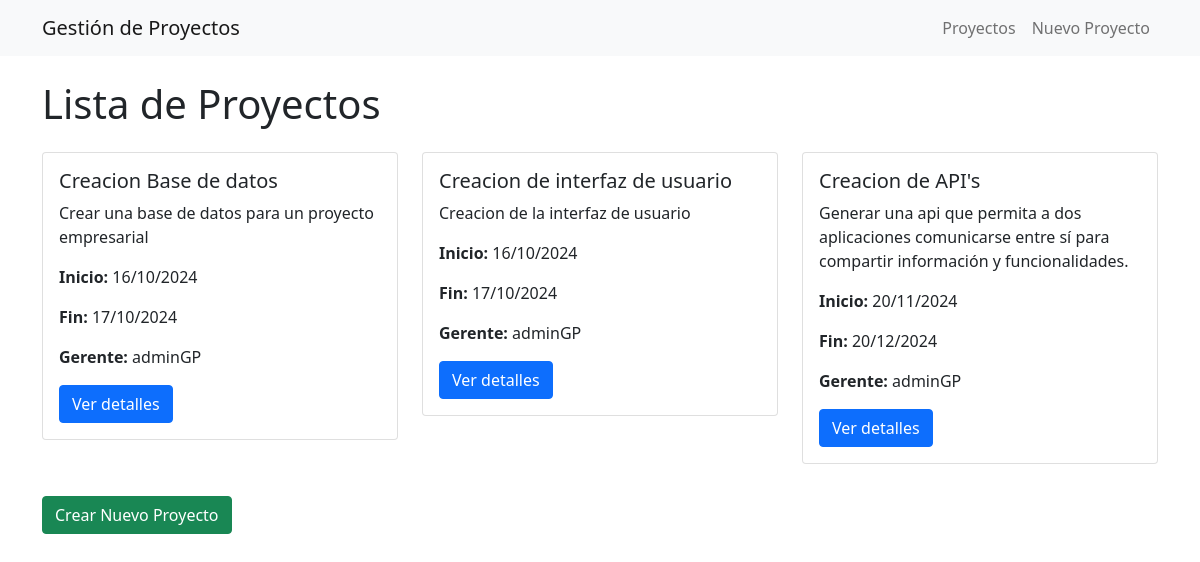
Page /proyectos/ (signed in) on the earlier database version.
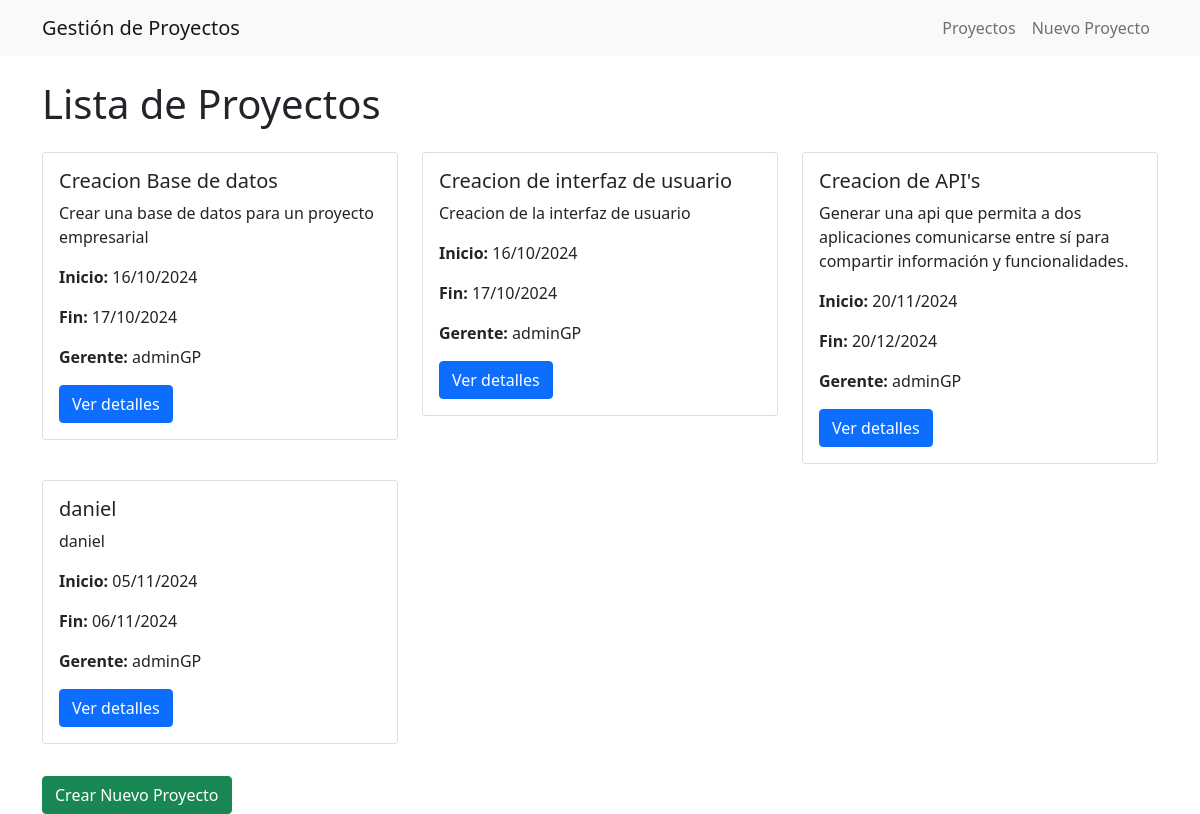
Same page on the later database version.
### proyectos/models.py (models this page shows, shortened)
class Proyecto(models.Model):
    nombre = models.CharField(max_length=200)
    descripcion = models.TextField()
    fecha_inicio = models.DateField()
    fecha_fin = models.DateField()
    gerente = models.ForeignKey(User, on_delete=models.CASCADE, related_name='proyectos_gestionados')

### proyectos/views.py (the view)
# urls.py: path('', views.lista_proyectos, name='lista_proyectos'),
@csrf_protect
@login_required
def lista_proyectos(request):
    proyectos = Proyecto.objects.all()
    return render(request, 'proyectos/lista_proyectos.html', {'proyectos': proyectos})

### proyectos/templates/proyectos/lista_proyectos.html (shortened to what this page needs)
{% extends 'base.html' %}
{% block content %}
<h1 class="mb-4">Lista de Proyectos</h1>
{% if proyectos %}
    <div class="row">
    {% for proyecto in proyectos %}
        <div class="col-md-4 mb-3">
            <div class="card">
                <div class="card-body">
                    <h5 class="card-title">{{ proyecto.nombre }}</h5>
                    <p class="card-text">{{ proyecto.descripcion|truncatewords:20 }}</p>
                    <p><strong>Inicio:</strong> {{ proyecto.fecha_inicio|date:"d/m/Y" }}</p>
                    <p><strong>Fin:</strong> {{ proyecto.fecha_fin|date:"d/m/Y" }}</p>
                    <p><strong>Gerente:</strong> {{ proyecto.gerente.username }}</p>
                    <a href="#" class="btn btn-primary">Ver detalles</a>
                </div>
            </div>
        </div>
    {% endfor %}
    </div>
{% else %}
    <p>No hay proyectos disponibles.</p>
{% endif %}
<a href="{% url 'proyectos:crear_proyecto' %}" class="btn btn-success mt-3">Crear Nuevo Proyecto</a>
{% endblock %}

### templates/base.html (shortened to what this page needs)
<!DOCTYPE html>
<html lang="es">
<head>
    <link href="https://cdn.jsdelivr.net/npm/bootstrap@5.1.3/dist/css/bootstrap.min.css" rel="stylesheet">
</head>
<body>
    <nav class="navbar navbar-expand-lg navbar-light bg-light">
        <div class="container">
            <a class="navbar-brand" href="{% url 'proyectos:lista_proyectos' %}">Gestión de Proyectos</a>
            <div class="navbar-nav">
                    <a class="nav-item nav-link" href="{% url 'proyectos:lista_proyectos' %}">Proyectos</a>
                    <a class="nav-item nav-link" href="{% url 'proyectos:crear_proyecto' %}">Nuevo Proyecto</a>
            </div>
        </div>
    </nav>
    <div class="container mt-4">
        {% block content %}
        {% endblock %}
    </div>
</body>
</html>

Differences in the rows shown:
added Proyecto: nombre "daniel", descripcion "daniel", fecha_inicio "05/11/2024", fecha_fin "06/11/2024", gerente.username "adminGP"
